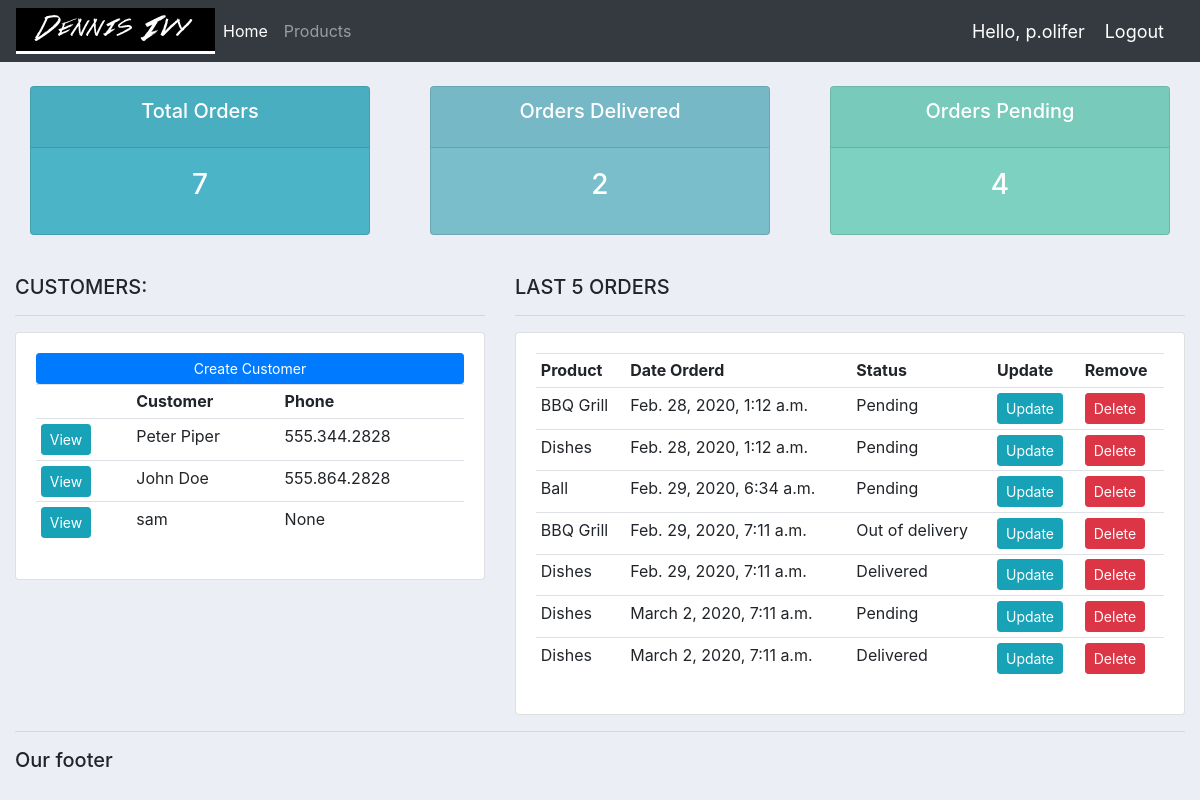
The app's page / (signed in) with its own data.
### accounts/models.py (models this page shows, shortened)
class Customer(models.Model):
    user = models.OneToOneField(User, null=True, on_delete=models.CASCADE)
    name = models.CharField(max_length=200, null=True)
    phone = models.CharField(max_length=200, null=True)
    email = models.CharField(max_length=200, null=True)
    date_created = models.DateTimeField(auto_now_add=True, null=True)

class Order(models.Model):
    STATUS = (
        ('Pending', 'Pending'),
        ('Out of delivery', 'Out of delivery'),
        ('Delivered', 'Delivered')
    )
    customer = models.ForeignKey(Customer, null=True, on_delete=models.SET_NULL)
    product = models.ForeignKey(Product, null=True, on_delete=models.SET_NULL)
    date_created = models.DateTimeField(auto_now_add=True, null=True)
    status = models.CharField(max_length=200, null=True, choices=STATUS)
    note = models.CharField(max_length=200, null=True)

class Product(models.Model):
    CATEGORY = (
        ('Indoor', 'Indoor'),
        ('Out door', 'Out door')
    )
    name = models.CharField(max_length=200, null=True)
    price = models.FloatField(null=True)
    category = models.CharField(max_length=200, null=True, choices=CATEGORY)
    description = models.CharField(max_length=200, null=True, blank=True)
    date_created = models.DateTimeField(auto_now_add=True, null=True)
    tags = models.ManyToManyField(Tag)
    def __str__(self):
        return self.name

### accounts/decorators.py (the view)
    def wrapper_func(request, *args, **kwargs):
        group = None
        if request.user.groups.exists():
            group = request.user.groups.all()[0].name
        if group == 'customer':
            return redirect('user-page')
        if group == 'admin':
            return view_func(request, *args, **kwargs)

### accounts/views.py (called while the page is built)
@login_required(login_url='login')
@admin_only
def home(request):
    orders = Order.objects.all()
    customers = Customer.objects.all()
    total_customers = customers.count()
    total_orders = orders.count()
    delivered = orders.filter(status='Delivered').count()
    pending = orders.filter(status='Pending').count()
    context = {
        'orders': orders,
        'customers': customers,
        'total_customers': total_customers,
        'total_orders': total_orders,
        'delivered': delivered,
        'pending': pending
    }
    return render(request, 'accounts/dashboard.html', context)

### templates/accounts/dashboard.html
{% extends 'accounts/main.html' %}
{% block content %}
{%  include 'accounts/status.html' %}
<br>
<div class="row">
	<div class="col-md-5">
		<h5>CUSTOMERS:</h5>
		<hr>
		<div class="card card-body">
			<a class="btn btn-primary  btn-sm btn-block" href="">Create Customer</a>
			<table class="table table-sm">
				<tr>
					<th></th>
					<th>Customer</th>
					<th>Phone</th>
				</tr>
				{% for c in customers %}
					<tr>
						<td><a class="btn btn-sm btn-info" href="{% url 'customer' c.id %}">View</a></td>
						<td>{{ c.name }}</td>
						<td>{{ c.phone }}</td>
					</tr>
				{% endfor %}
			</table>
		</div>
	</div>
	<div class="col-md-7">
		<h5>LAST 5 ORDERS</h5>
		<hr>
		<div class="card card-body">
			<table class="table table-sm">
				<tr>
					<th>Product</th>
					<th>Date Orderd</th>
					<th>Status</th>
					<th>Update</th>
					<th>Remove</th>
				</tr>
				{% for o in orders %}
					<tr>
						<td>{{ o.product }}</td>
						<td>{{ o.date_created }}</td>
						<td>{{ o.status }}</td>
						<td><a class="btn btn-sm btn-info" href="{% url 'update_order' o.id %}">Update</a></td>
						<td><a class="btn btn-sm btn-danger" href="{% url 'delete_order' o.id %}">Delete</a></td>
					</tr>
				{% endfor %}
			</table>
		</div>
	</div>
</div>
{% endblock %}

### templates/accounts/main.html (shortened to what this page needs)
{% load static %}
<!DOCTYPE html>
<html lang="en">
<head>
    <link rel="stylesheet" href="https://stackpath.bootstrapcdn.com/bootstrap/4.3.1/css/bootstrap.min.css">
    <link rel="stylesheet" type="text/css" href="{% static '/css/main.css' %}">
</head>
<body>
    {% include 'accounts/navbar.html' %}
    <div class="container-fluid">
    {% block content %}
    {% endblock %}
    <hr>
    <h5>Our footer</h5>
</body>
</html>

### templates/accounts/navbar.html (shortened to what this page needs)
{% load static %}
<nav class="navbar navbar-expand-lg navbar-dark bg-dark">
  <img src="{% static 'images/logo.png' %}">
  <div class="collapse navbar-collapse" id="navbarNav">
    <ul class="navbar-nav">
      {% if request.user.is_staff %}
      <li class="nav-item active">
        <a class="nav-link" href="{% url 'home' %}">Home</a>
      </li>
      <li class="nav-item">
        <a class="nav-link" href="{% url 'products' %}">Products</a>
      </li>
      {% endif %}
    </ul>
  </div>
  <span class="hello-msg">Hello, {{ request.user }}</span>
  <span><a class="hello-msg" href="{% url 'logout' %}">Logout</a></span>
</nav>

### templates/accounts/status.html
<br>
<div class="row">
	<div class="col">
		<div class="col-md">
			<div class="card text-center text-white  mb-3" id="total-orders">
			  	<div class="card-header">
			  		<h5 class="card-title">Total Orders</h5>
			  	</div>
			  	<div class="card-body">
			    	<h3 class="card-title">{{ total_orders }}</h3>
			  	</div>
			</div>
		</div>
	</div>
	<div class="col">
		<div class="col-md">
			<div class="card text-center text-white  mb-3" id="orders-delivered">
			  	<div class="card-header">
			  		<h5 class="card-title">Orders Delivered</h5>
			  	</div>
			  	<div class="card-body">
			    	<h3 class="card-title">{{ delivered }}</h3>
			  	</div>
			</div>
		</div>
	</div>
	<div class="col">
		<div class="col-md">
			<div class="card text-center text-white  mb-3" id="orders-pending">
			  	<div class="card-header">
			  		<h5 class="card-title">Orders Pending</h5>
			  	</div>
			  	<div class="card-body">
			    	<h3 class="card-title">{{ pending }}</h3>
			  	</div>
			</div>
		</div>
	</div>
</div>

### static/css/main.css (style rules this page uses)
body { background-color: #ebeff5; }
#total-orders { background-color: #4cb4c7; }
#orders-delivered { background-color: #7abecc; }
#orders-pending { background-color: #7CD1C0; }

### templates/accounts/navbar.html (style rules this page uses)
.hello-msg { font-size: 18px; color: #fff; margin-right: 20px; }

### records on screen
Customer: name "Peter Piper", phone "555.344.2828"
Customer: name "John Doe", phone "555.864.2828"
Customer: name "sam", phone "None"
Order: product "BBQ Grill", date_created "Feb. 28, 2020, 1:12 a.m.", status "Pending"
Order: product "Dishes", date_created "Feb. 28, 2020, 1:12 a.m.", status "Pending"
Order: product "Ball", date_created "Feb. 29, 2020, 6:34 a.m.", status "Pending"
Order: product "BBQ Grill", date_created "Feb. 29, 2020, 7:11 a.m.", status "Out of delivery"
Order: product "Dishes", date_created "Feb. 29, 2020, 7:11 a.m.", status "Delivered"
Order: product "Dishes", date_created "March 2, 2020, 7:11 a.m.", status "Pending"
Order: product "Dishes", date_created "March 2, 2020, 7:11 a.m.", status "Delivered"

### other values on screen
{{ request.user }} "p.olifer"
{{ total_orders }} "7"
{{ delivered }} "2"
{{ pending }} "4"
